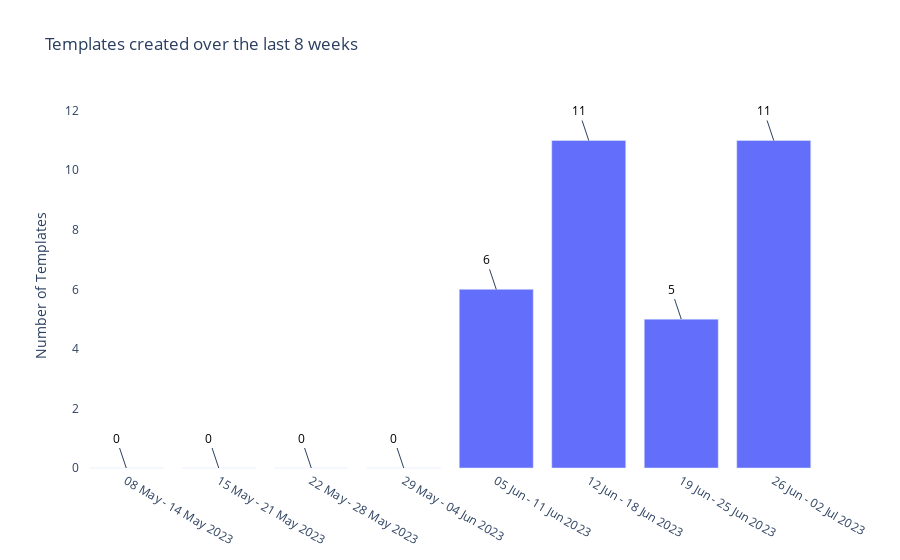

This figure's notebook cell:
### Markdown cell above
### Create dataframe and make a graph
[Number of this week compared to last year.](https://www.calendrier-365.fr/numero-de-semaine.html)

### Code cell
import plotly.graph_objects as go
from datetime import timedelta

# Prepare data for the bar chart
week_ranges = []  # List to store week ranges
files_added_by_week = []  # List to store the number of files added per week

# Get the current date
current_date = datetime.now().date()

# Get the start date of the current week (Monday)
current_start_date = current_date - timedelta(days=current_date.weekday())

# Iterate over the last 8 weeks
for i in range(8):
    start_date = current_start_date - timedelta(weeks=i)
    end_date = start_date + timedelta(days=6)
    week_range = f"{start_date.strftime('%d %b')} - {end_date.strftime('%d %b %Y')}"
    week_ranges.append(week_range)

    # Count the number of files added in the current week
    files_added_in_week = len([file for file in files_added if start_date <= file['file_created'].date() <= end_date])
    files_added_by_week.append(files_added_in_week)
    
# Create the bar chart
fig = go.Figure(data=go.Bar(x=week_ranges[::-1], y=files_added_by_week[::-1]))

# Add labels to each bar
for i, count in enumerate(files_added_by_week):
    fig.add_annotation(
        x=week_ranges[i],
        y=count,
        text=str(count),
        showarrow=True,
        font=dict(color="black", size=12),
        align="center",
        valign="bottom",
        textangle=0,  # Rotate the label horizontally
    )

# Update the layout of the chart
fig.update_layout(
    title="Templates created over the last 8 weeks",
    yaxis_title="Number of Templates",
    plot_bgcolor="white",
)

# Display the chart
fig.show()

# Convert the chart to a PNG image
image_bytes = fig.to_image(format="png")

# Create a PIL image from the image bytes
pil_image = Image.open(io.BytesIO(image_bytes))

### Figure 1 — Plotly figure (JSON) as saved in the notebook; plotly's stock layout.template omitted (floating-point values rounded to 4 significant figures)
{"data": [{"type": "bar", "x": ["08 May - 14 May 2023", "15 May - 21 May 2023", "22 May - 28 May 2023", "29 May - 04 Jun 2023", "05 Jun - 11 Jun 2023", "12 Jun - 18 Jun 2023", "19 Jun - 25 Jun 2023", "26 Jun - 02 Jul 2023"], "y": [0, 0, 0, 0, 6, 11, 5, 11]}], "layout": {"annotations": [{"align": "center", "font": {"color": "black", "size": 12}, "showarrow": true, "text": "11", "textangle": 0, "valign": "bottom", "x": "26 Jun - 02 Jul 2023", "y": 11}, {"align": "center", "font": {"color": "black", "size": 12}, "showarrow": true, "text": "5", "textangle": 0, "valign": "bottom", "x": "19 Jun - 25 Jun 2023", "y": 5}, {"align": "center", "font": {"color": "black", "size": 12}, "showarrow": true, "text": "11", "textangle": 0, "valign": "bottom", "x": "12 Jun - 18 Jun 2023", "y": 11}, {"align": "center", "font": {"color": "black", "size": 12}, "showarrow": true, "text": "6", "textangle": 0, "valign": "bottom", "x": "05 Jun - 11 Jun 2023", "y": 6}, {"align": "center", "font": {"color": "black", "size": 12}, "showarrow": true, "text": "0", "textangle": 0, "valign": "bottom", "x": "29 May - 04 Jun 2023", "y": 0}, {"align": "center", "font": {"color": "black", "size": 12}, "showarrow": true, "text": "0", "textangle": 0, "valign": "bottom", "x": "22 May - 28 May 2023", "y": 0}, {"align": "center", "font": {"color": "black", "size": 12}, "showarrow": true, "text": "0", "textangle": 0, "valign": "bottom", "x": "15 May - 21 May 2023", "y": 0}, {"align": "center", "font": {"color": "black", "size": 12}, "showarrow": true, "text": "0", "textangle": 0, "valign": "bottom", "x": "08 May - 14 May 2023", "y": 0}], "autosize": true, "plot_bgcolor": "white", "title": {"text": "Templates created over the last 8 weeks"}, "xaxis": {"autorange": true, "range": [-0.5, 7.5], "type": "category"}, "yaxis": {"autorange": true, "range": [-0.2694, 14.55], "title": {"text": "Number of Templates"}, "type": "linear"}}}
